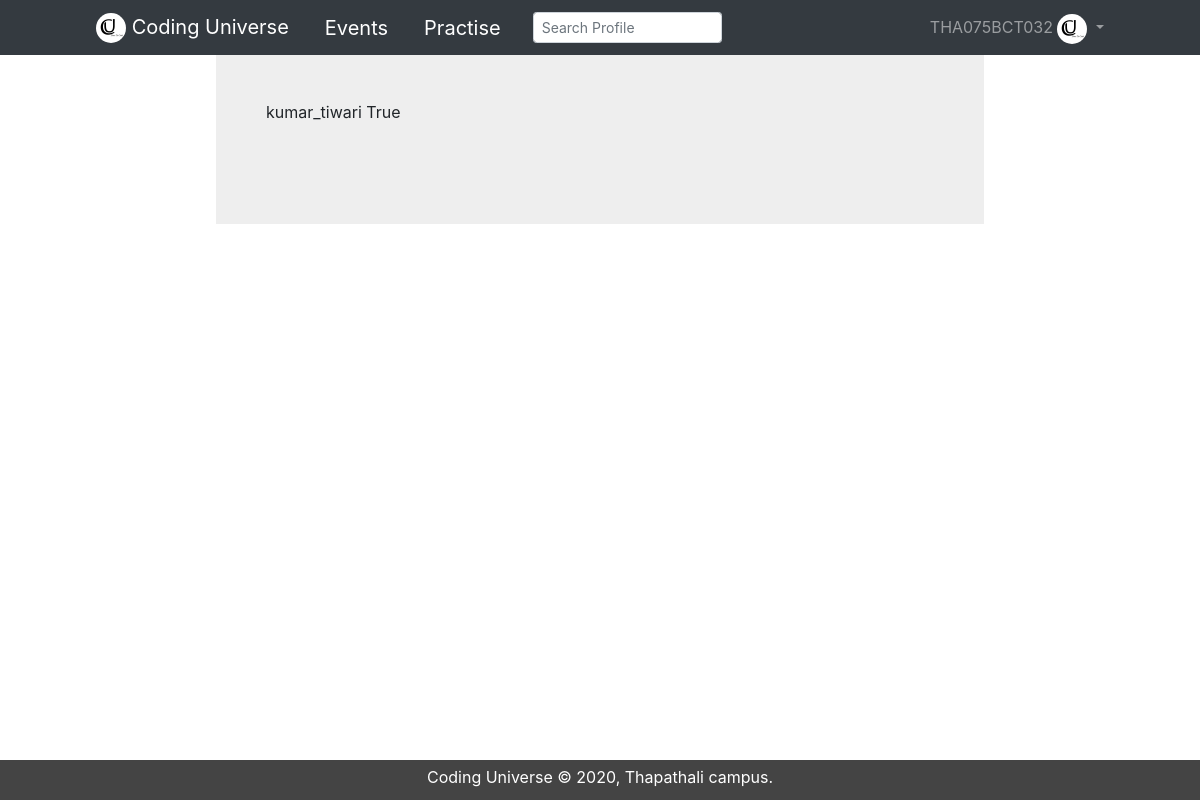
The page / (signed in) on the database its author committed.
### Register/models.py (models this page shows, shortened)
class Profile(models.Model):
    user=models.OneToOneField(User,on_delete=models.CASCADE)
    first_name=models.CharField(max_length=20 , blank=False , null=False)
    middle_name=models.CharField(max_length=20 , blank =True , null=True)
    last_name=models.CharField(max_length=20,blank=False,null=False)
    Student_ID=models.CharField(max_length=15,blank=False,null=False)
    Gender=models.CharField(choices=GENDER_CHOICES,max_length=20,blank=True,null=True)
    phone=models.PositiveIntegerField()
    Description=models.TextField()
    Profile_picture=models.ImageField(upload_to='Statics/Images',blank=True,null=True)

### Home/views.py (the view)
# urls.py: path('',Home,name='home'),
def Home(request):
    try:
        session_id=request.session['user_id']
        u1=User.objects.get(id=session_id)
        p1=Profile.objects.get(user=session_id)
        context={
            'u1':u1,
            'p1':p1,
            'verify':'True',
        }
        return render(request,'Home/home.html',context)
    except :
        context={
            'verify':'False',
            'new':'new'
        }
        return render(request,'Home/home.html',context)

### Templates/Home/home.html (shortened to what this page needs)
{% extends 'base.html' %}
{% block body %}
<section id="registration-form">
    <div class="container">
{{user}}
{{verify}}
    </div>
</section>
{% endblock %}

### Templates/base.html (shortened to what this page needs)
{% load static %}
<html lang="en">
<head>
    <link href="{% static 'css/base/footer.css' %}" rel="stylesheet">
    <link href="{% static 'css/base/navbar.css' %}" rel="stylesheet">
    <link href="{% static 'css/base/activate.css' %}" rel="stylesheet">
    <link href="{% static 'css/base/login.css' %}" rel="stylesheet">
    <link href="{% static 'css/base/style1.css' %}" rel="stylesheet">
    <link href="//maxcdn.bootstrapcdn.com/font-awesome/4.1.0/css/font-awesome.min.css" rel="stylesheet">
    <link rel="stylesheet" href="https://maxcdn.bootstrapcdn.com/bootstrap/4.0.0/css/bootstrap.min.css">
<body>
    <header>
        <nav class="navbar navbar-dark bg-dark navbar-expand-sm fixed-top" id="navbar">
            <a class="navbar-brand logo1" href="{% url 'home' %}">
              <img src="{% static 'Images/logo.jpg' %}" width="30" height="30" alt="logo" class="rounded-circle">
              Coding Universe
            </a>
            <a class="navbar-brand logo3" href="#">
              Events
            </a>
            {% if verify == "True" %}
            <a class="navbar-brand logo3" href="{% url 'practise' %}">
              Practise
            </a>
            <form class="form-inline " role="search" action='/s/'>
              <input class="form-control form-control-sm ml-3 w-75 " type="text" placeholder="Search Profile" aria-label="Search" name='k'>
            </form>
            {% endif %}
            <div class="collapse navbar-collapse" id="navbar-list-4">
              <ul class="navbar-nav ml-auto ">
                  <li class="nav-item dropdown">
                  <a class="nav-link dropdown-toggle logo" href="#" id="navbarDropdownMenuLink" role="button" data-toggle="dropdown" aria-haspopup="true" aria-expanded="true">
                    {% if verify == "True" %}
                    {{p1.Student_ID}}
                    <img src="/media/{{p1.Profile_picture}}" width="30" height="30" class="rounded-circle">
                    {% elif verify != "True" %}
                    <img src="{% static 'Images/icon.png' %}" width="30" height="30" class="rounded-circle">
                    {% endif %}
                  </a>
                </li>
              </ul>
            </div>
          </nav>
    </header>
          {% block body %}
          {% endblock %}
    <div>
        <footer id="main-footer">
            <p>Coding Universe &copy; 2020, Thapathali campus.</p>
        </footer>
    </div>
</body>
</html>

### Statics/css/base/footer.css (style rules this page uses)
#main-footer { clear: both; height:40; position: fixed; bottom: 0; width: 100%; text-align: center; background: #444; color: #fff; padding: 5px; }

### Statics/css/base/navbar.css (style rules this page uses)
#navbar { width: 100%; height:55; position: fixed; background-color: #333; color: #fff; }
#navbar .logo { padding-top: 10px; padding-right: 80px; }
#navbar .logo1 { padding-top: 5px; padding-left: 80px; }

### Statics/css/base/style1.css (style rules this page uses)
* { margin: 0; padding: 0; box-sizing: bordor-box; border: none; }
html, body { font-family: 'Segoe UI', Tahoma, Geneva, Verdana, sans-serif; line-height: 1.7em; background-color: #ddd; }
p { margin: 20px 0; }
input { font-family: FontAwesome; width: 100%; padding: 7px; margin: 5px; border: none; border-radius: 4px; outline: none; }
#registration-form .container { max-width: 768px; margin: auto; background-color: #eee; align-content: center; padding: 100px 50px; }
#navbar { width: 100%; height:55; position: fixed; background-color: #333; color: #fff; }
#navbar .logo { padding-top: 10px; padding-right: 80px; }
#navbar .logo3 { padding-top: 5px; padding-left: 20px; text-align: center; }
#navbar .logo1 { padding-top: 5px; padding-left: 80px; }
#main-footer { clear: both; height:40; position: fixed; bottom: 0; width: 100%; text-align: center; background: #444; color: #fff; padding: 5px; }
a { color: rgb(38, 24, 240); }

### rows shown on the page
Profile: Student_ID "THA075BCT032", Profile_picture (picture)

### other values the page prints
{{ user }} "kumar_tiwari"
{{ verify }} "True"
